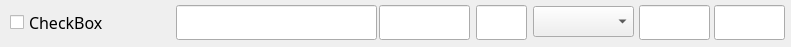
<?xml version="1.0" encoding="UTF-8"?>
<ui version="4.0">
 <class>CmdTriggerItem</class>
 <widget class="QWidget" name="CmdTriggerItem">
  <property name="geometry">
   <rect>
    <x>0</x>
    <y>0</y>
    <width>791</width>
    <height>47</height>
   </rect>
  </property>
  <property name="font">
   <font>
    <family>微软雅黑</family>
    <pointsize>12</pointsize>
   </font>
  </property>
  <property name="windowTitle">
   <string>Form</string>
  </property>
  <widget class="QCheckBox" name="checkBox_Task">
   <property name="geometry">
    <rect>
     <x>10</x>
     <y>5</y>
     <width>141</width>
     <height>35</height>
    </rect>
   </property>
   <property name="text">
    <string>CheckBox</string>
   </property>
  </widget>
  <widget class="QLineEdit" name="lineEdit_Cmd_trigger_string">
   <property name="geometry">
    <rect>
     <x>176</x>
     <y>5</y>
     <width>201</width>
     <height>35</height>
    </rect>
   </property>
  </widget>
  <widget class="QLineEdit" name="txtEndSymbol">
   <property name="geometry">
    <rect>
     <x>714</x>
     <y>5</y>
     <width>71</width>
     <height>35</height>
    </rect>
   </property>
  </widget>
  <widget class="QLineEdit" name="txtSplit">
   <property name="geometry">
    <rect>
     <x>639</x>
     <y>5</y>
     <width>71</width>
     <height>35</height>
    </rect>
   </property>
  </widget>
  <widget class="QLineEdit" name="txtAddr">
   <property name="geometry">
    <rect>
     <x>379</x>
     <y>5</y>
     <width>91</width>
     <height>35</height>
    </rect>
   </property>
  </widget>
  <widget class="QLineEdit" name="txtNum">
   <property name="geometry">
    <rect>
     <x>476</x>
     <y>5</y>
     <width>51</width>
     <height>35</height>
    </rect>
   </property>
  </widget>
  <widget class="QComboBox" name="comboBoxDataType">
   <property name="geometry">
    <rect>
     <x>533</x>
     <y>6</y>
     <width>101</width>
     <height>31</height>
    </rect>
   </property>
  </widget>
 </widget>
 <resources/>
 <connections/>
</ui>
